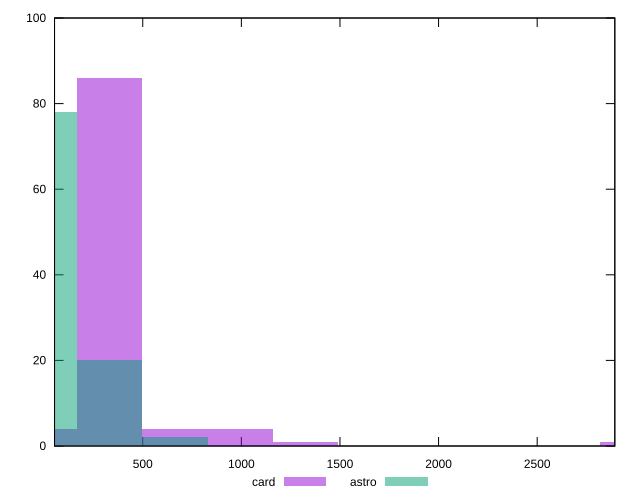

Write gnuplot code to recreate this figure.
reset

$card <<EOF
331.61118434478556 86
0 4
2984.50065910307 1
994.8335530343567 4
663.2223686895711 4
1326.4447373791422 1
EOF

$astro <<EOF
331.61118434478556 20
0 78
663.2223686895711 2
EOF

set key outside below
set boxwidth 331.61118434478556
set xrange [52.708:2893.657]
set yrange [0:100]
set trange [0:100]
set style fill transparent solid 0.5 noborder
set terminal svg size 640, 500 enhanced background rgb 'white'
set output "reports/report_00028_2021-02-24T12-49-42.674Z/server-response-time/comparison/histogram/2_vs_3.svg"

plot $card title "card" with boxes, \
     $astro title "astro" with boxes

reset
